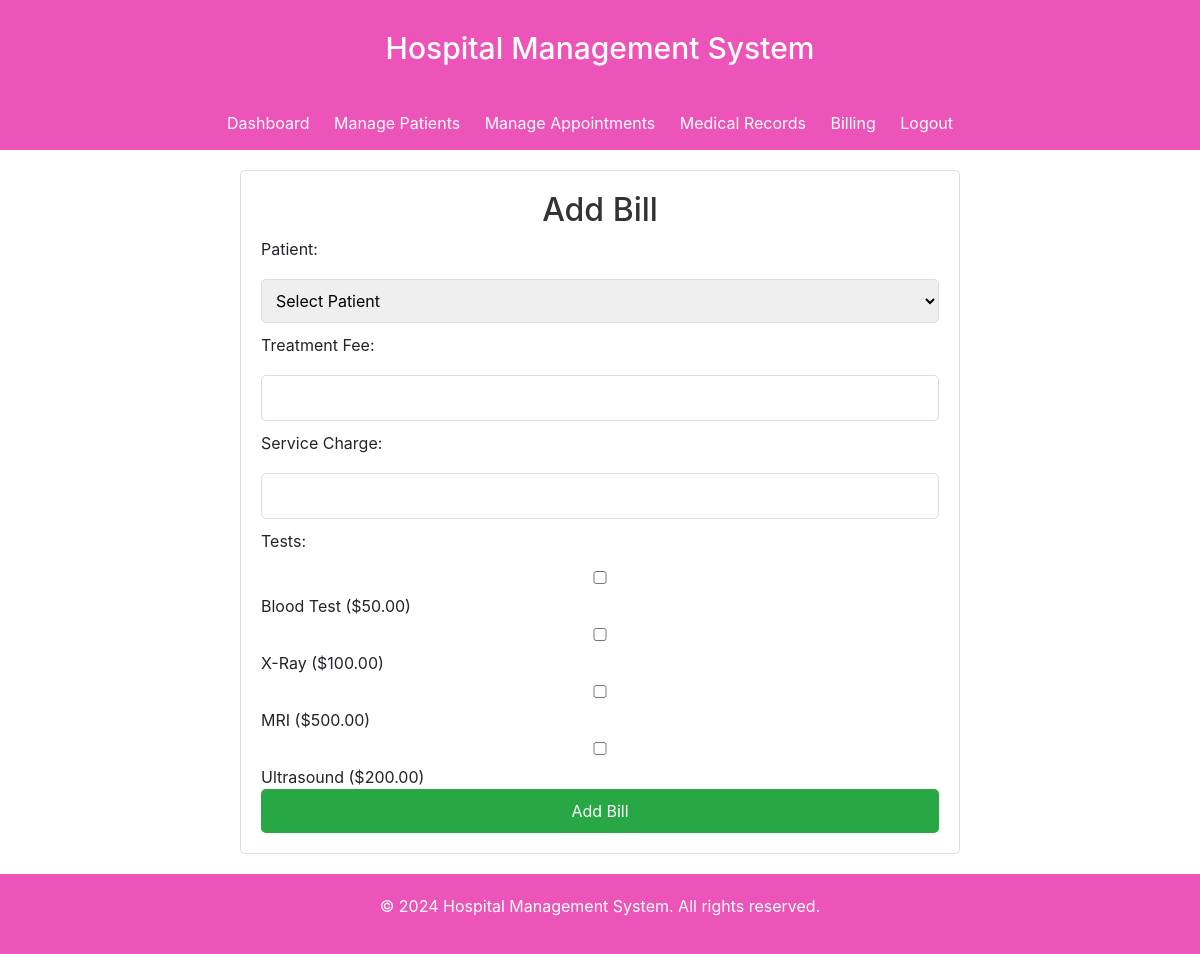
The page /bills/add_bill.php (signed in) on the database its author committed.
### tables this page shows
CREATE TABLE `tests` (
  `test_id` int(11) NOT NULL,
  `test_name` varchar(255) NOT NULL,
  `test_fee` decimal(10,2) NOT NULL
);

### bills/add_bill.php (the view, shortened to what this page needs)
<?php
include '../config/db.php';
$tests = $conn->query("SELECT test_id, test_name, test_fee FROM tests")->fetchAll();
?>
<?php include '../includes/header.php'; ?>
<div class="form-container">
    <h2>Add Bill</h2>
    <form method="POST" action="add_bill.php">
        <label>Patient:</label>
        <select name="patient_id" required>
            <option value="">Select Patient</option>
        </select>
        <label>Treatment Fee:</label>
        <input type="number" name="treatment_fee" step="0.01" required>
        <label>Service Charge:</label>
        <input type="number" name="service_charge" step="0.01" required>
        <label>Tests:</label>
        <?php foreach ($tests as $test): ?>
            <div>
                <input type="checkbox" name="test_ids[]" value="<?= $test['test_id'] ?>">
                <?= $test['test_name'] ?> ($<?= number_format($test['test_fee'], 2) ?>)
            </div>
        <?php endforeach; ?>
        <button type="submit">Add Bill</button>
    </form>
</div>
<?php include '../includes/footer.php'; ?>

### assets/css/styles.css (style rules this page uses)
body { font-family: Arial, sans-serif; margin: 0; padding: 0; background-color: #f4f4f4; }
.form-container { width: 60%; margin: 20px auto 100px; padding: 20px; background-color: #fff; border: 1px solid #ddd; border-radius: 5px; }
.form-container h2 { text-align: center; color: #333; }
.form-container form input, .form-container form select, .form-container form textarea { width: 100%; padding: 10px; margin: 10px 0; border: 1px solid #ddd; border-radius: 5px; }
.form-container form button { width: 100%; padding: 10px; background-color: #28a745; color: white; border: none; border-radius: 5px; cursor: pointer; }

### rows shown on the page
tests: test_name "Blood Test", test_fee "50.00"
tests: test_name "X-Ray", test_fee "100.00"
tests: test_name "MRI", test_fee "500.00"
tests: test_name "Ultrasound", test_fee "200.00"
